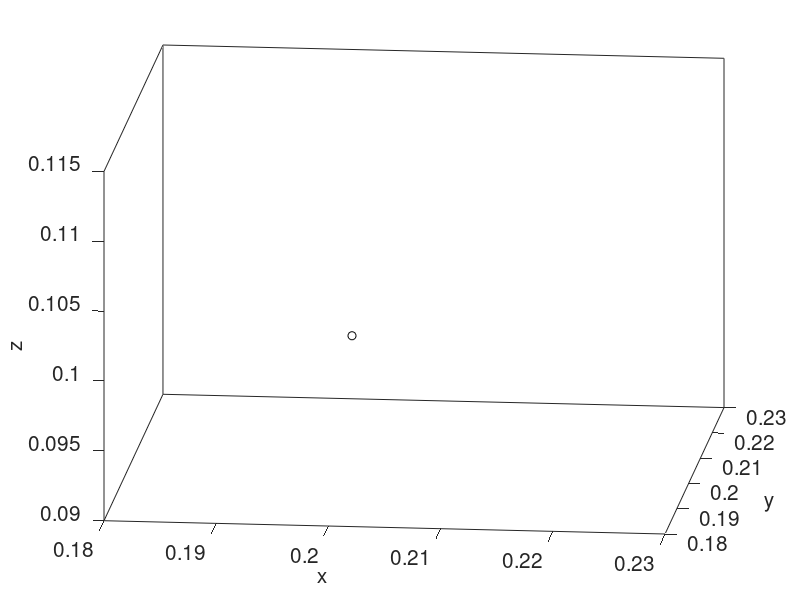

Recreate this plot in MATLAB. (Note: this script raises an error after producing the figure.)
clear all
close all

%=================================
% integration of the Lorenz system
% of ODEs using RK4
%
% t: time
% Dt: time step
% Nsteps: Number of steps
%=================================

%---
% set parameters
%---

Dt = 0.01; 
Nsteps = 2^11;

%---
% initial condition
%---

x = [0.2 0.2 0.1]';

%---
% prepare
%---

figure(1)
hold on;
set(gca,'fontsize',15)
view(06,20);
xlabel('x','fontsize',15)
ylabel('y','fontsize',15)
zlabel('z','fontsize',15)

%---
% initialize
%---

t = 0.0;

plot3 (x(1),x(2),x(3),'ko');
box on

%---
% run
%---

for k=1:Nsteps
 fk    = lor_fnc(t, x);
 xtmp1 = x + 0.5*Dt*fk;
 ftmp1 = lor_fnc(t+0.5*Dt, xtmp1);
 xtmp2 = x + 0.5*Dt*ftmp1;
 ftmp2 = lor_fnc(t+0.5*Dt, xtmp2);
 xtmp3 = x + Dt*ftmp2;
 ftmp3 = lor_fnc(t+Dt, xtmp3);
 ffina = (fk + 2.0*ftmp1 + 2.0*ftmp2 + ftmp3)/6.0;
 xnew  = x + Dt*ffina;
 plot3([x(1) xnew(1)] ,[x(2) xnew(2)] ,[x(3) xnew(3)],'k');
 x = xnew;
 t = t+Dt;
end 

plot3(x(1),x(2),x(3),'ro');
